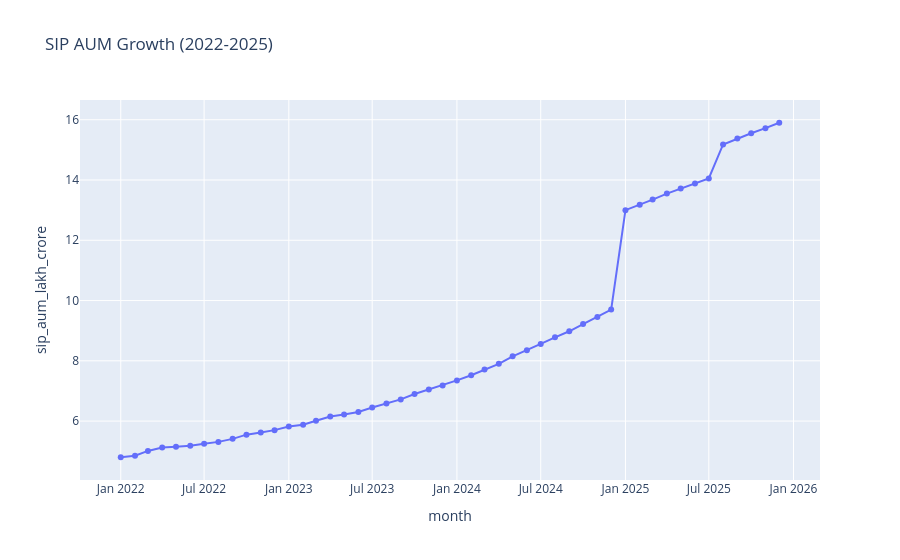

Notebook source saved alongside this figure:
### Code cell
fig = px.line(
    monthly_sip_df,
    x="month",
    y="sip_aum_lakh_crore",
    title="SIP AUM Growth (2022-2025)",
    markers=True
)

fig.show()
